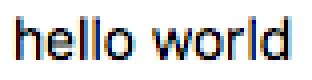
#> input picture hello.png, 78 x 20 px (shown 4 times larger)
$ python -i segment.py   (imports and definitions only)   (Python 2 division)
#> lines starting #> are read from the running program, lines starting #| are printed output that depends on the picture; after the words box and inside, x2 and y2 are one past the last pixel; in counts of white or black regions, pixels touching at a corner belong together
import numpy as np
from PIL import Image


class Segment(object):

    def __init__(self, file, num_features= 28*28):
#> called with file = 'hello.png', num_features = 784
        self.num_features = num_features
        self.file = file
        self.chars = []
        self.image = Image.open(file)
#> self.image is the input picture: PIL image 78x20 RGBA; mean R, G, B, A 217.3, 217.1, 217.6, 255
        self.pixels = np.array(self.image, dtype='int64')

    # convert to black and white in grayscale
    def cleanup(self):
        width, height = self.image.size
#> width = 78; height = 20
        # this could be cleaned up with a function probs
        for row in self.pixels:
            for col in row:
                gray = (col[1] + col[2] + col[3]) / 3.
                # need to fine-tune this
                if gray > 200:
                    gray = 255
                else:
                    gray = 0
                col[0] = gray
#> this loop made 20 passes
#> after the loop, col = [255, 255, 255, 255]
        self.pixels = self.pixels[:, :, :1].reshape(height, width)
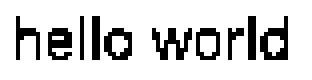
#> self.pixels: shape (20, 78) int64 (shown 4 times larger); 82.9% white; black in thin lines or dots, all inside (x1, y1, x2, y2) = (4, 4, 72, 15)

    def extract_char(self):
        swappedPixels = np.swapaxes(self.pixels, 0, 1)
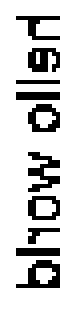
#> swappedPixels: shape (78, 20) int64 (shown 4 times larger); 82.9% white; black in thin lines or dots, all inside (x1, y1, x2, y2) = (4, 4, 15, 72)
        columns = []
        for col in swappedPixels:
            colored = 0
            for row in col:
                if row == 0:
                    colored += 1
            if colored == 0:
                colored = 'w'
            columns.append(colored)
#> this loop made 78 passes
#> after the loop, columns = 78 items, first 6: 'w', 'w', 'w', 'w', 11, 3
        segments = []
        seg = []
        for i, c in enumerate(columns):
            if c != 'w':
                seg.append(c)
            elif seg != []:
                segments.append((i - len(seg), seg))
                seg = []
#> this loop made 78 passes
#> c on passes 1 to 12: 'w', 'w', 'w', 'w', 11, 3, 2, 2, 2, 7, 'w', 'w'
#> after the loop, seg = []; segments = [(4, [11, 3, 2, 2, 2, 7]), (12, [6, 6, 5, 5, 7, 5]), (20, [11]), (23, [11, 11]), (26, [4, 6, 4, 3, 4, 5, 6]), (38, [3, 5, 3, 5, 4, 4, 5, 3, 5, 3]), (49, [6, 4, 3, 3, 4, 6]), (57, [8, 2, 2, 2]), (62, [11, 11]), (65, [4, 7, 4, 3, 4, 6, 11])]
        for index, columns in segments:
            character = (swappedPixels[index:(index + len(columns))])
            character = np.swapaxes(character, 0, 1)
            self.chars.append(character)
#> this loop made 10 passes
#> (index, columns) on passes 1 to 10: (4, [11, 3, 2, 2, 2, 7]), (12, [6, 6, 5, 5, 7, 5]), (20, [11]), (23, [11, 11]), (26, [4, 6, 4, 3, 4, 5, 6]), (38, [3, 5, 3, 5, 4, 4, 5, 3, 5, 3]), (49, [6, 4, 3, 3, 4, 6]), (57, [8, 2, 2, 2]), (62, [11, 11]), (65, [4, 7, 4, 3, 4, 6, 11])
#> after the loop, self.chars = 10 items

    def resize(self):
        # print len(self.chars)
        for i, image in enumerate(self.chars):
            image = np.array(image, dtype='int8')
            image = Image.fromarray(image, 'L')
            h, w = image.size
            ratio = min(h / float(w), w / float(h))
            if h > w:
                image = image.resize((28, int(28 * ratio)))
            else:
                image = image.resize((int(28 * ratio), 28))
            pixels = np.array(image, dtype='int64')
            h, w = pixels.shape
            if h > w:
                dif = 28 - w
                add = np.full((28, dif / 2), 255)
                image = np.hstack((add, image))
                if dif % 2 == 1:
                    add = np.full((28, (dif + 1) / 2), 255)
                image = np.hstack((image, add))
            else:
                dif = 28 - h
                add = np.full((28, dif / 2), 255)
                image = np.vstack((add, image))
                if dif % 2 == 1:
                    add = np.full((28, (dif + 1) / 2), 255)
                image = np.hstack((image, add))
            print image.shape
            self.chars[i] = image
#> this loop made 10 passes
#> (ratio, dif) on passes 1 to 10: (0.3, 20), (0.3, 20), (0.05, 27), (0.1, 26), (0.35, 19), (0.5, 14), (0.3, 20), (0.2, 23), (0.1, 26), (0.35, 19)
#| (28, 28)
#| (28, 28)
#| (28, 28)
#| (28, 28)
#| (28, 28)
#| (28, 28)
#| (28, 28)
#| (28, 28)
#> (further printed lines are left out)
#> pass 1, in resize, `image = np.hstack((image, add))`:
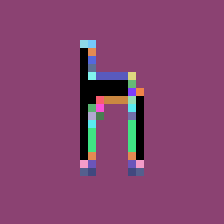
#> image: shape (28, 28) int64 (shown 8 times larger); 27 distinct labels, from 0 to 255; one colour per label, 0 black
#> pass 2, in resize, `image = np.hstack((image, add))`:
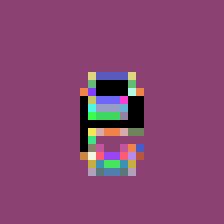
#> image: shape (28, 28) int64 (shown 8 times larger); 36 distinct labels, from 0 to 255; one colour per label, 0 black
#> pass 3, in resize, `image = np.hstack((image, add))`:
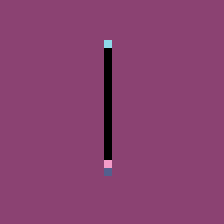
#> image: shape (28, 28) int64 (shown 8 times larger); 5 distinct labels, from 0 to 255; one colour per label, 0 black

    def segment(self):
        self.cleanup()
        self.extract_char()
        self.resize()
        return self.chars

>>> result = Segment('hello.png').segment()
#> result = 10 items
